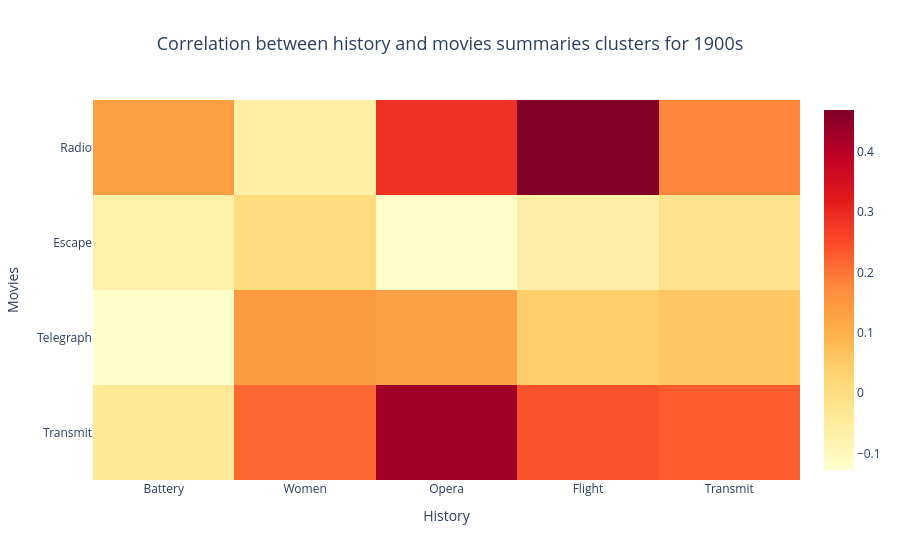
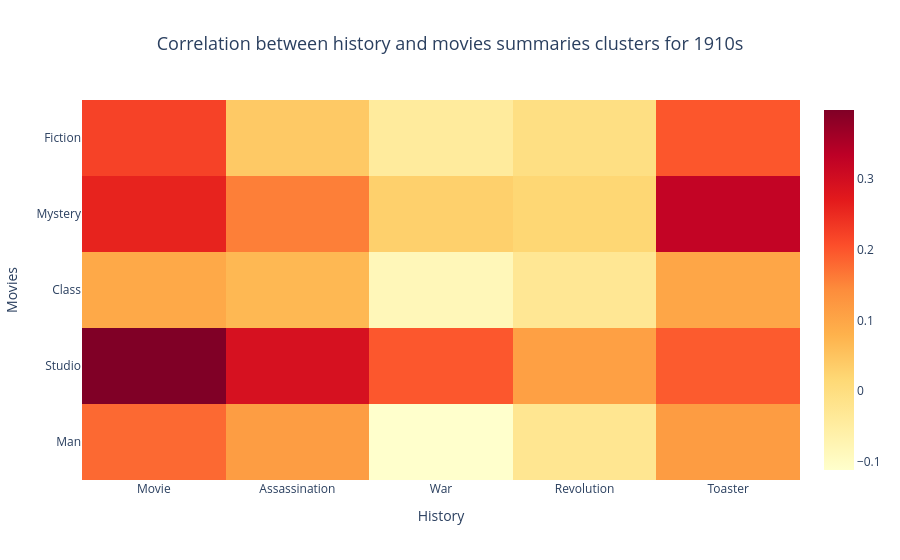
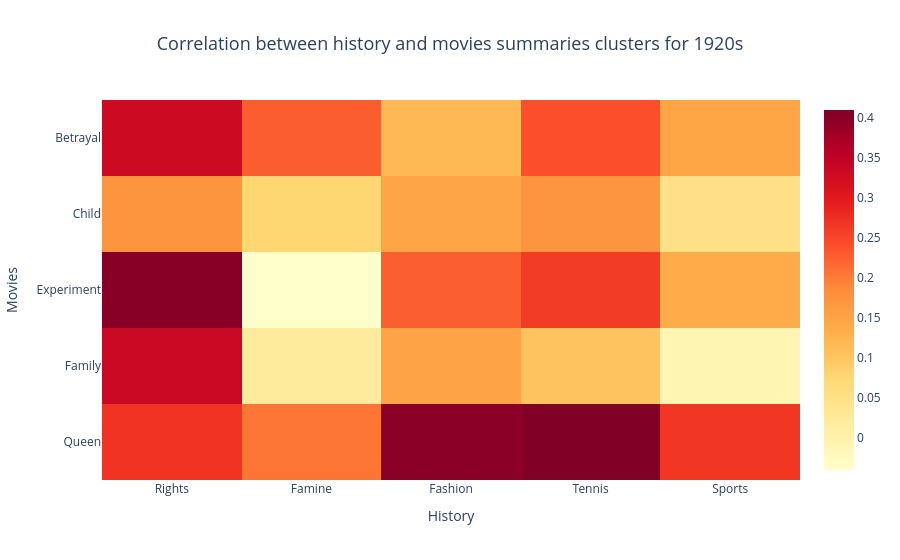
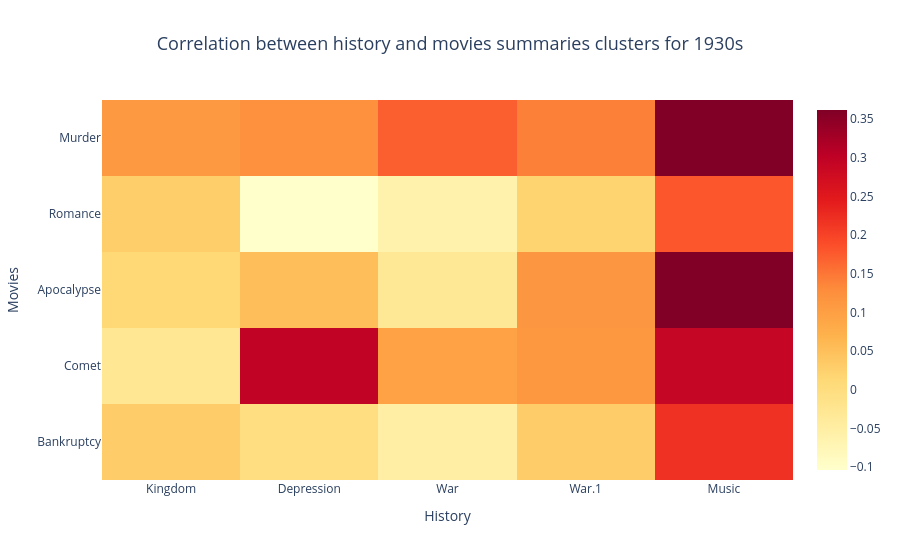

Source (notebook cell) for these figures, in order:
### Code cell
# Generate heatmaps for each decade
for decade in tqdm(np.arange(1900, 2010, 10)):
    # Read the CSV file for the current decade
    df = pd.read_csv(f'src/data/heatmaps_data/heatmap_data_{decade}.csv', index_col=0)

    # Extract x-axis and y-axis labels
    x_labels = df.columns.tolist()
    y_labels = df.index.tolist()

    # Create the heatmap
    fig = go.Figure(data=go.Heatmap(
        z=df.values,  
        x=x_labels,   
        y=y_labels,   
        colorscale='YlOrRd', 
    ))

    # Add a title
    fig.update_layout(
    title= f'Correlation between history and movies summaries clusters for {decade}s',
    title_x=0.5,  
    title_font=dict(size=18),  
    xaxis_title="History",  
    yaxis_title="Movies" 
    )

    fig.show()
    
    # Save the heatmap as jpeg
    fig.write_image(f'src/data/heatmaps/heatmap_{decade}.jpeg')

### Figure 1 — Plotly figure (JSON) as saved in the notebook; plotly's stock layout.template omitted (floating-point values rounded to 4 significant figures)
{"data": [{"colorscale": [[0, "rgb(255,255,204)"], [0.125, "rgb(255,237,160)"], [0.25, "rgb(254,217,118)"], [0.375, "rgb(254,178,76)"], [0.5, "rgb(253,141,60)"], [0.625, "rgb(252,78,42)"], [0.75, "rgb(227,26,28)"], [0.875, "rgb(189,0,38)"], [1, "rgb(128,0,38)"]], "type": "heatmap", "x": ["Battery", "Women", "Opera", "Flight", "Transmit"], "y": ["Transmit", "Telegraph", "Escape", "Radio", "Radio"], "z": [[-0.03872, 0.2154, 0.43, 0.2404, 0.2303], [-0.1274, 0.1436, 0.1354, 0.04255, 0.05606], [-0.0678, 0.008946, -0.123, -0.06254, -0.01738], [-0.09632, 0.1418, 0.08776, 0.08023, -0.08696], [0.1364, -0.06163, 0.2875, 0.4691, 0.1765]]}], "layout": {"title": {"font": {"size": 18}, "text": "Correlation between history and movies summaries clusters for 1900s", "x": 0.5}, "xaxis": {"title": {"text": "History"}}, "yaxis": {"title": {"text": "Movies"}}}}

### Figure 2 — Plotly figure (JSON) as saved in the notebook; plotly's stock layout.template omitted (floating-point values rounded to 4 significant figures)
{"data": [{"colorscale": [[0, "rgb(255,255,204)"], [0.125, "rgb(255,237,160)"], [0.25, "rgb(254,217,118)"], [0.375, "rgb(254,178,76)"], [0.5, "rgb(253,141,60)"], [0.625, "rgb(252,78,42)"], [0.75, "rgb(227,26,28)"], [0.875, "rgb(189,0,38)"], [1, "rgb(128,0,38)"]], "type": "heatmap", "x": ["Movie", "Assassination", "War", "Revolution", "Toaster"], "y": ["Man", "Studio", "Class", "Mystery", "Fiction"], "z": [[0.1789, 0.1155, -0.111, -0.02488, 0.1172], [0.3965, 0.2919, 0.1973, 0.1104, 0.193], [0.09422, 0.06903, -0.08349, -0.02921, 0.09968], [0.2588, 0.1571, 0.03123, 0.01874, 0.3237], [0.2214, 0.04209, -0.04255, -0.003763, 0.1981]]}], "layout": {"title": {"font": {"size": 18}, "text": "Correlation between history and movies summaries clusters for 1910s", "x": 0.5}, "xaxis": {"title": {"text": "History"}}, "yaxis": {"title": {"text": "Movies"}}}}

### Figure 3 — Plotly figure (JSON) as saved in the notebook; plotly's stock layout.template omitted (floating-point values rounded to 4 significant figures)
{"data": [{"colorscale": [[0, "rgb(255,255,204)"], [0.125, "rgb(255,237,160)"], [0.25, "rgb(254,217,118)"], [0.375, "rgb(254,178,76)"], [0.5, "rgb(253,141,60)"], [0.625, "rgb(252,78,42)"], [0.75, "rgb(227,26,28)"], [0.875, "rgb(189,0,38)"], [1, "rgb(128,0,38)"]], "type": "heatmap", "x": ["Rights", "Famine", "Fashion", "Tennis", "Sports"], "y": ["Queen", "Family", "Experiment", "Child", "Betrayal"], "z": [[0.2716, 0.2064, 0.3999, 0.4102, 0.2661], [0.3363, 0.02204, 0.1497, 0.1041, -0.005265], [0.4022, -0.03966, 0.2268, 0.2613, 0.1374], [0.1737, 0.0764, 0.1478, 0.1745, 0.05057], [0.3321, 0.228, 0.1187, 0.2419, 0.1492]]}], "layout": {"title": {"font": {"size": 18}, "text": "Correlation between history and movies summaries clusters for 1920s", "x": 0.5}, "xaxis": {"title": {"text": "History"}}, "yaxis": {"title": {"text": "Movies"}}}}

### Figure 4 — Plotly figure (JSON) as saved in the notebook; plotly's stock layout.template omitted (floating-point values rounded to 4 significant figures)
{"data": [{"colorscale": [[0, "rgb(255,255,204)"], [0.125, "rgb(255,237,160)"], [0.25, "rgb(254,217,118)"], [0.375, "rgb(254,178,76)"], [0.5, "rgb(253,141,60)"], [0.625, "rgb(252,78,42)"], [0.75, "rgb(227,26,28)"], [0.875, "rgb(189,0,38)"], [1, "rgb(128,0,38)"]], "type": "heatmap", "x": ["Kingdom", "Depression", "War", "War.1", "Music"], "y": ["Bankruptcy", "Comet", "Apocalypse", "Romance", "Murder"], "z": [[0.02996, -0.001409, -0.04999, 0.03221, 0.2192], [-0.02789, 0.297, 0.09543, 0.1121, 0.2911], [0.01254, 0.05083, -0.03078, 0.1153, 0.3617], [0.02957, -0.1039, -0.06335, 0.02035, 0.1799], [0.1103, 0.1231, 0.1717, 0.1405, 0.3611]]}], "layout": {"title": {"font": {"size": 18}, "text": "Correlation between history and movies summaries clusters for 1930s", "x": 0.5}, "xaxis": {"title": {"text": "History"}}, "yaxis": {"title": {"text": "Movies"}}}}
